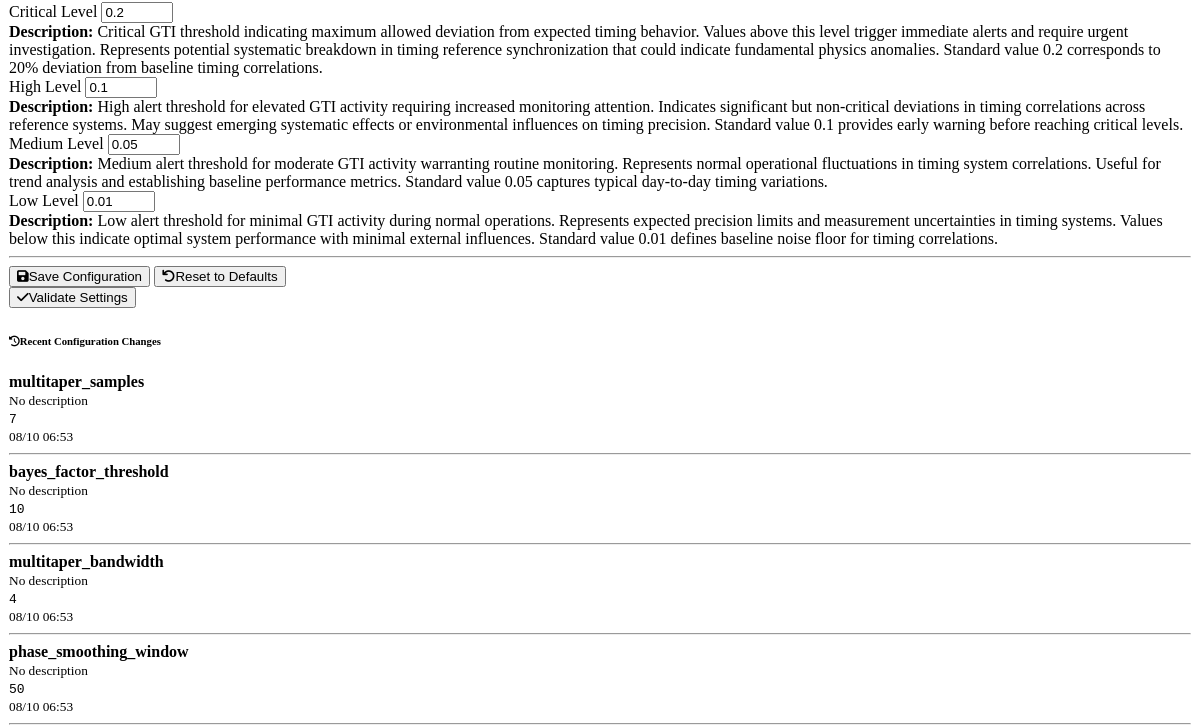
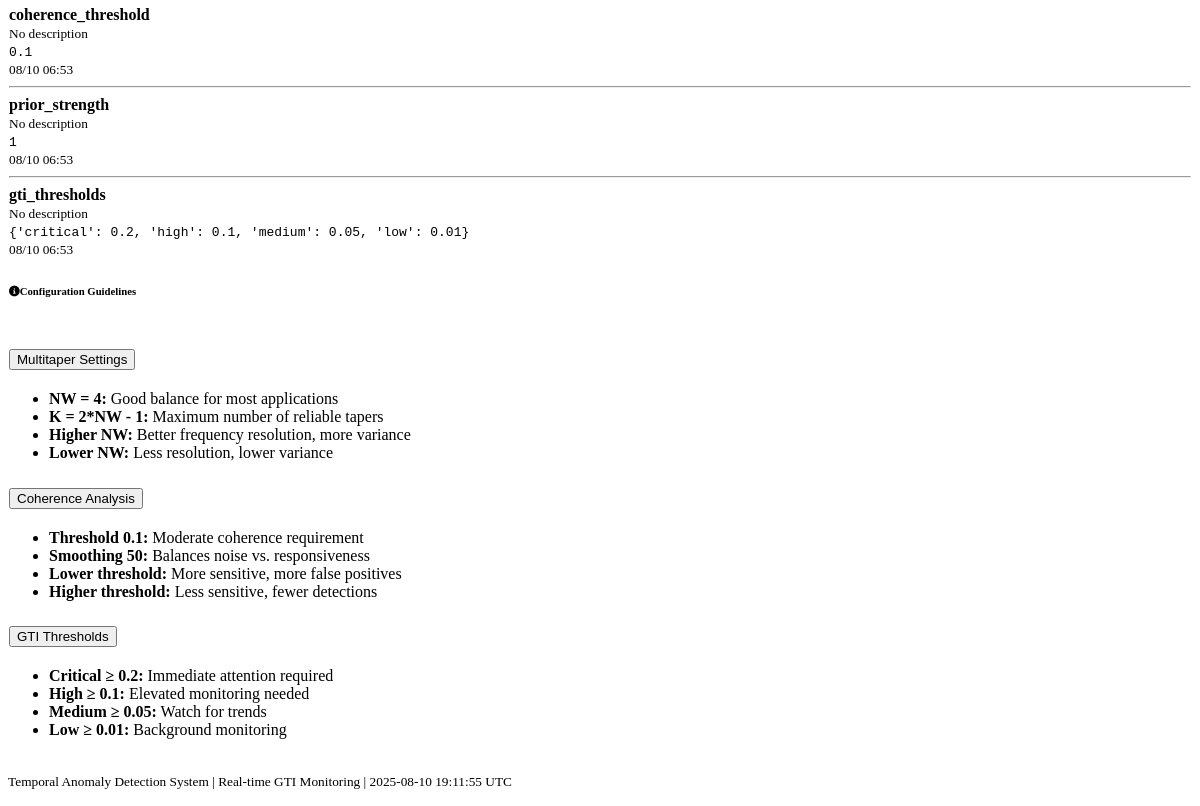
/configuration (lower part), run on an earlier commit of the app's database (2 pictures, top to bottom).
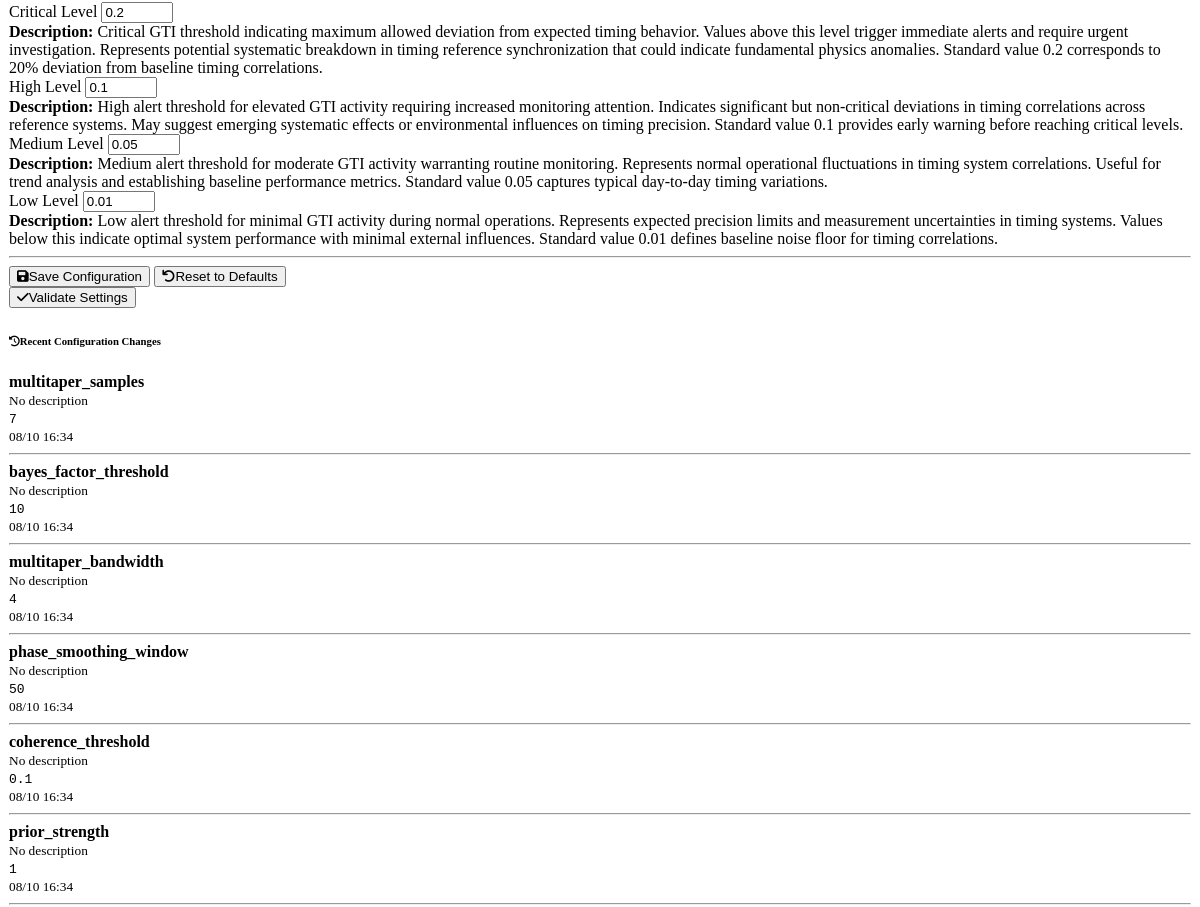
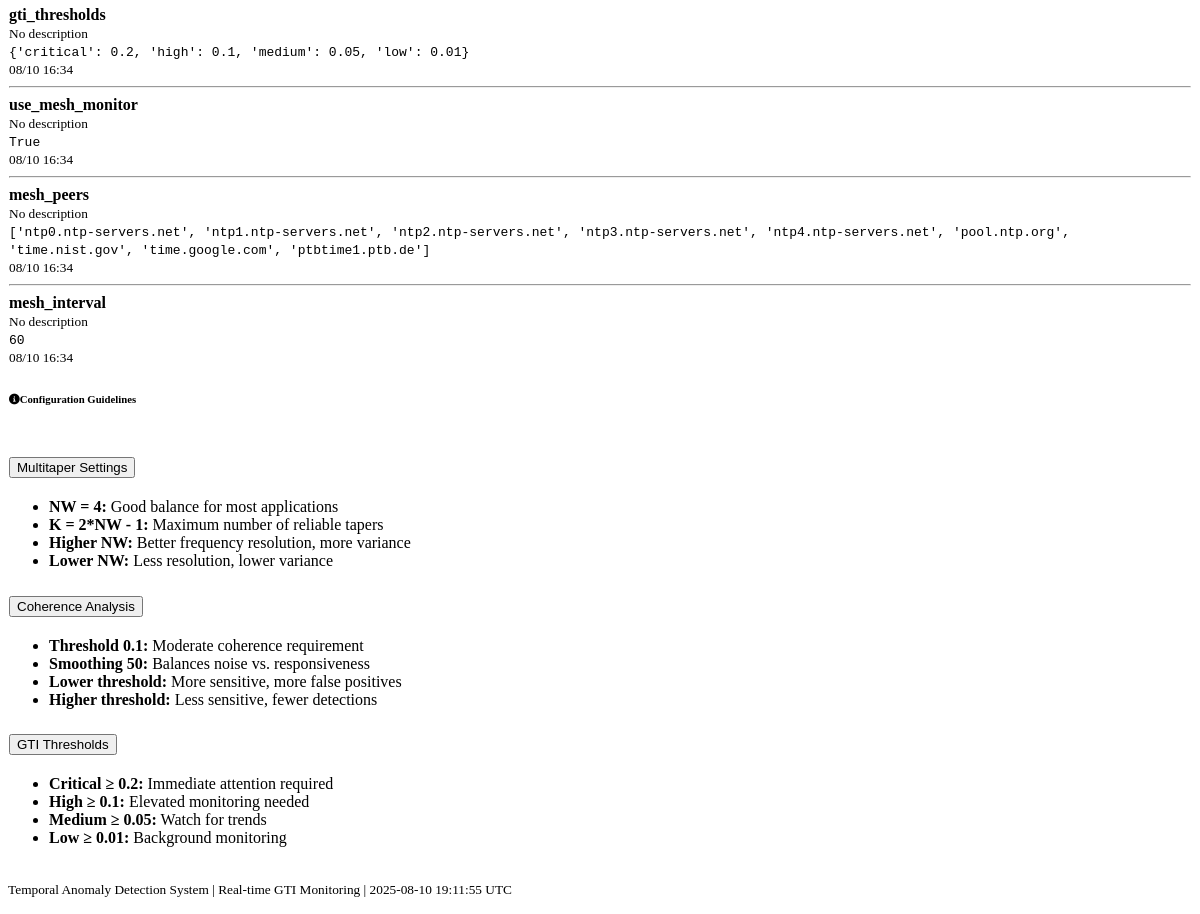
And on a later commit of the database (2 pictures, top to bottom).
### models.py (models this page shows, shortened)
class ProcessingConfiguration(db.Model):
    id = db.Column(db.Integer, primary_key=True)
    parameter_name = db.Column(db.String(100), nullable=False, unique=True)
    parameter_value = db.Column(db.Text, nullable=False)  # JSON string for complex values
    description = db.Column(db.Text)
    updated_at = db.Column(db.DateTime, default=datetime.utcnow, onupdate=datetime.utcnow)
    def get_value(self):
        try:
            return json.loads(self.parameter_value)
        except:
            return self.parameter_value

### routes.py (the view)
@app.route('/configuration')
def configuration():
    try:
        configs = ProcessingConfiguration.query.all()
        config_dict = {config.parameter_name: config for config in configs}
        return render_template('configuration.html', configurations=config_dict)
    except Exception as e:
        logger.error(f"Error rendering configuration: {str(e)}")
        flash(f"Error loading configuration: {str(e)}", 'error')
        return render_template('configuration.html', configurations={})

### templates/configuration.html (shortened to what this page needs)
{% extends "base.html" %}
{% block content %}
<div class="row">
    <div class="col-12">
        <div class="card">
            <div class="card-body">
                <form id="config-form">
                    <div class="row">
                        <div class="col-lg-6 mb-4">
                            <div class="mb-3">
                                <label for="gti_critical" class="form-label">Critical Level</label>
                                <input type="number" class="form-control" id="gti_critical"
                                       value="0.2" step="0.01" min="0" max="1">
                                <div class="form-text text-danger">
                                    <strong>Description:</strong> Critical GTI threshold indicating maximum allowed deviation from expected timing behavior.
                                    Values above this level trigger immediate alerts and require urgent investigation.
                                    Represents potential systematic breakdown in timing reference synchronization that could indicate fundamental physics anomalies.
                                    Standard value 0.2 corresponds to 20% deviation from baseline timing correlations.
                                </div>
                            </div>
                            <div class="mb-3">
                                <label for="gti_high" class="form-label">High Level</label>
                                <input type="number" class="form-control" id="gti_high"
                                       value="0.1" step="0.01" min="0" max="1">
                                <div class="form-text text-warning">
                                    <strong>Description:</strong> High alert threshold for elevated GTI activity requiring increased monitoring attention.
                                    Indicates significant but non-critical deviations in timing correlations across reference systems.
                                    May suggest emerging systematic effects or environmental influences on timing precision.
                                    Standard value 0.1 provides early warning before reaching critical levels.
                                </div>
                            </div>
                            <div class="row">
                                <div class="col-6">
                                    <div class="mb-3">
                                        <label for="gti_medium" class="form-label">Medium Level</label>
                                        <input type="number" class="form-control" id="gti_medium"
                                               value="0.05" step="0.01" min="0" max="1">
                                        <div class="form-text text-info">
                                            <strong>Description:</strong> Medium alert threshold for moderate GTI activity warranting routine monitoring.
                                            Represents normal operational fluctuations in timing system correlations.
                                            Useful for trend analysis and establishing baseline performance metrics.
                                            Standard value 0.05 captures typical day-to-day timing variations.
                                        </div>
                                    </div>
                                </div>
                                <div class="col-6">
                                    <div class="mb-3">
                                        <label for="gti_low" class="form-label">Low Level</label>
                                        <input type="number" class="form-control" id="gti_low"
                                               value="0.01" step="0.01" min="0" max="1">
                                        <div class="form-text text-success">
                                            <strong>Description:</strong> Low alert threshold for minimal GTI activity during normal operations.
                                            Represents expected precision limits and measurement uncertainties in timing systems.
                                            Values below this indicate optimal system performance with minimal external influences.
                                            Standard value 0.01 defines baseline noise floor for timing correlations.
                                        </div>
                                    </div>
                                </div>
                            </div>
                        </div>
                    </div>
                    <div class="row">
                        <div class="col-12">
                            <hr>
                            <div class="d-flex justify-content-between">
                                <div>
                                    <button type="button" class="btn btn-primary" onclick="saveConfiguration()">
                                        <i class="fas fa-save me-1"></i>Save Configuration
                                    </button>
                                    <button type="button" class="btn btn-secondary ms-2" onclick="loadConfiguration()">
                                        <i class="fas fa-undo me-1"></i>Reset to Defaults
                                    </button>
                                </div>
                                <div>
                                    <button type="button" class="btn btn-success" onclick="validateConfiguration()">
                                        <i class="fas fa-check me-1"></i>Validate Settings
                                    </button>
                                </div>
                            </div>
                        </div>
                    </div>
                </form>
            </div>
        </div>
    </div>
</div>
<div class="row mt-4">
    <div class="col-lg-6">
        <div class="card">
            <div class="card-header">
                <h6 class="mb-0">
                    <i class="fas fa-history me-1"></i>Recent Configuration Changes
                </h6>
            </div>
            <div class="card-body">
                <div id="config-history">
                    {% for name, config in configurations.items() %}
                        <div class="d-flex justify-content-between align-items-center mb-2">
                            <div>
                                <strong>{{ name }}</strong>
                                <br>
                                <small class="text-muted">{{ config.description or 'No description' }}</small>
                            </div>
                            <div class="text-end">
                                <code>{{ config.get_value() }}</code>
                                <br>
                                <small class="text-muted">{{ config.updated_at.strftime('%m/%d %H:%M') }}</small>
                            </div>
                        </div>
                        {% if not loop.last %}<hr class="my-2">{% endif %}
                    {% endfor %}
                </div>
            </div>
        </div>
    </div>
    <div class="col-lg-6">
        <div class="card">
            <div class="card-header">
                <h6 class="mb-0">
                    <i class="fas fa-info-circle me-1"></i>Configuration Guidelines
                </h6>
            </div>
            <div class="card-body">
                <div class="accordion" id="guidelines-accordion">
                    <div class="accordion-item">
                        <h2 class="accordion-header">
                            <button class="accordion-button collapsed" type="button"
                                    data-bs-toggle="collapse" data-bs-target="#multitaper-guide">
                                Multitaper Settings
                            </button>
                        </h2>
                        <div id="multitaper-guide" class="accordion-collapse collapse">
                            <div class="accordion-body">
                                <ul class="mb-0">
                                    <li><strong>NW = 4:</strong> Good balance for most applications</li>
                                    <li><strong>K = 2*NW - 1:</strong> Maximum number of reliable tapers</li>
                                    <li><strong>Higher NW:</strong> Better frequency resolution, more variance</li>
                                    <li><strong>Lower NW:</strong> Less resolution, lower variance</li>
                                </ul>
                            </div>
                        </div>
                    </div>
                    <div class="accordion-item">
                        <h2 class="accordion-header">
                            <button class="accordion-button collapsed" type="button"
                                    data-bs-toggle="collapse" data-bs-target="#coherence-guide">
                                Coherence Analysis
                            </button>
                        </h2>
                        <div id="coherence-guide" class="accordion-collapse collapse">
                            <div class="accordion-body">
                                <ul class="mb-0">
                                    <li><strong>Threshold 0.1:</strong> Moderate coherence requirement</li>
                                    <li><strong>Smoothing 50:</strong> Balances noise vs. responsiveness</li>
                                    <li><strong>Lower threshold:</strong> More sensitive, more false positives</li>
                                    <li><strong>Higher threshold:</strong> Less sensitive, fewer detections</li>
                                </ul>
                            </div>
                        </div>
                    </div>
                    <div class="accordion-item">
                        <h2 class="accordion-header">
                            <button class="accordion-button collapsed" type="button"
                                    data-bs-toggle="collapse" data-bs-target="#gti-guide">
                                GTI Thresholds
                            </button>
                        </h2>
                        <div id="gti-guide" class="accordion-collapse collapse">
                            <div class="accordion-body">
                                <ul class="mb-0">
                                    <li><strong>Critical ≥ 0.2:</strong> Immediate attention required</li>
                                    <li><strong>High ≥ 0.1:</strong> Elevated monitoring needed</li>
                                    <li><strong>Medium ≥ 0.05:</strong> Watch for trends</li>
                                    <li><strong>Low ≥ 0.01:</strong> Background monitoring</li>
                                </ul>
                            </div>
                        </div>
                    </div>
                </div>
            </div>
        </div>
    </div>
</div>
{% endblock %}

### templates/base.html (shortened to what this page needs)
<!DOCTYPE html>
<html lang="en" data-bs-theme="dark">
<head>
    <link href="https://cdn.replit.com/agent/bootstrap-agent-dark-theme.min.css" rel="stylesheet">
    <link rel="stylesheet" href="{{ url_for('static', filename='css/custom.css') }}">
    <link rel="stylesheet" href="https://cdnjs.cloudflare.com/ajax/libs/font-awesome/6.0.0/css/all.min.css">
</head>
<body>
    <main class="container-fluid mt-4">
        {% block content %}{% endblock %}
    </main>
    <footer class="mt-5 py-4 bg-dark text-center">
        <div class="container">
            <p class="mb-0 text-muted">
                <small>
                    Temporal Anomaly Detection System |
                    Real-time GTI Monitoring |
                    <span id="current-time"></span>
                </small>
            </p>
        </div>
    </footer>
</body>
</html>

### static/css/custom.css (style rules this page uses)
.card { background: rgba(255, 255, 255, 0.02); border: 1px solid rgba(255, 255, 255, 0.1); }
.card-header { background: rgba(255, 255, 255, 0.05); border-bottom: 1px solid rgba(255, 255, 255, 0.1); }

What changed in the data, as far as the page shows it:
changed ProcessingConfiguration "multitaper_samples": updated_at "08/10 06:53" → "08/10 16:34"
changed ProcessingConfiguration "bayes_factor_threshold": updated_at "08/10 06:53" → "08/10 16:34"
changed ProcessingConfiguration "multitaper_bandwidth": updated_at "08/10 06:53" → "08/10 16:34"
changed ProcessingConfiguration "phase_smoothing_window": updated_at "08/10 06:53" → "08/10 16:34"
changed ProcessingConfiguration "coherence_threshold": updated_at "08/10 06:53" → "08/10 16:34"
changed ProcessingConfiguration "prior_strength": updated_at "08/10 06:53" → "08/10 16:34"
changed ProcessingConfiguration "gti_thresholds": updated_at "08/10 06:53" → "08/10 16:34"
added ProcessingConfiguration: parameter_name "use_mesh_monitor", description "No description", get_value "True", updated_at "08/10 16:34"
added ProcessingConfiguration: parameter_name "mesh_peers", description "No description", get_value "['ntp0.ntp-servers.net', 'ntp1.ntp-servers.net', 'ntp2.ntp-servers.net', 'ntp3.ntp-servers.net', 'ntp4.ntp-servers.net', 'pool.ntp.org', 'time.nist.gov', 'time.google.com', 'ptbtime1.ptb.de']", updated_at "08/10 16:34"
added ProcessingConfiguration: parameter_name "mesh_interval", description "No description", get_value "60", updated_at "08/10 16:34"
